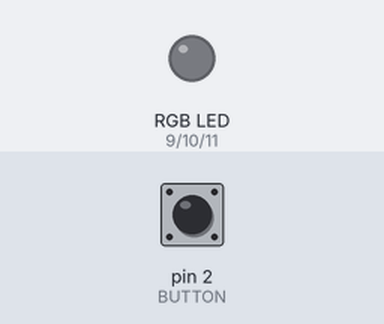
Simulated run of this sketch. Board: Arduino Uno, built with avr-gcc and run on an emulated ATmega328P. Parts: an RGB LED mixed from three pins (HIGH = lit). Inputs (shaded band) come from the test bench; at power-on: pin 2 (BUTTON) LOW. Dim RGB values are drawn brighter than linear.

Above: at 1.2 s.
1.3 s: pin 2 (BUTTON) pulled HIGH for 0.15 s
At 2.5 s:
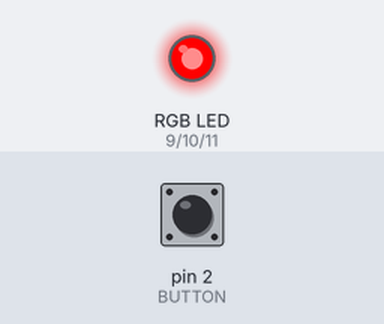
2.9 s: pin 2 (BUTTON) pulled HIGH for 1 s
At 3.8 s:
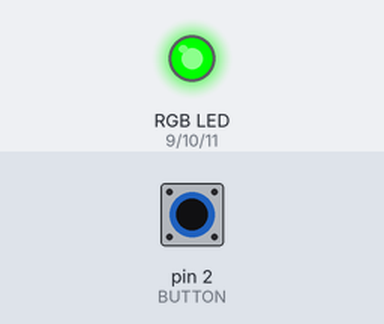
5.4 s: pin 2 (BUTTON) pulled HIGH for 0.15 s
At 5.7 s:
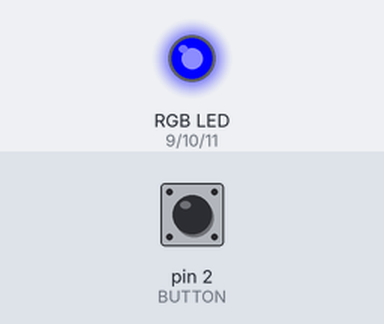
7.0 s: pin 2 (BUTTON) pulled HIGH for 3.2 s
At 8.2 s:
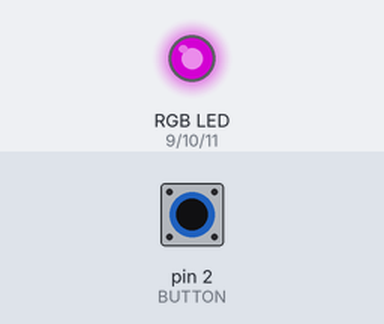
11.7 s: pin 2 (BUTTON) pulled HIGH for 0.15 s
At 12.9 s:
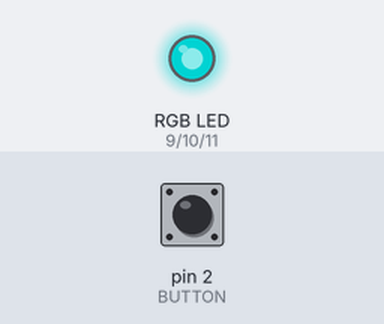
13.3 s: pin 2 (BUTTON) pulled HIGH for 1 s
At 14.2 s:
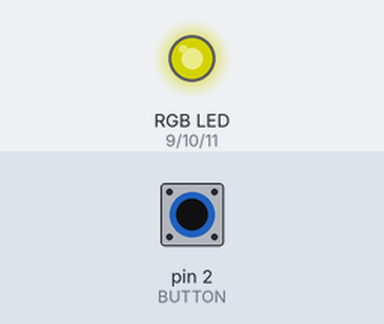
Timing chart, 0 to 16.3 s (numbered marks = the images above; inputs shaded):
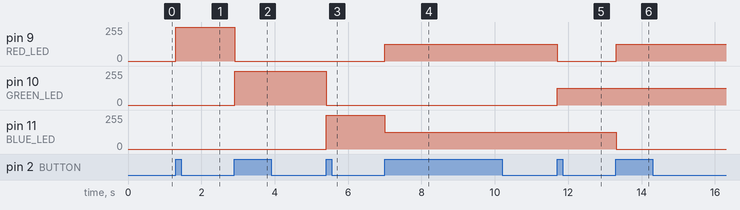

Measured:
- after the input at 1.3 s, pin 9 (RED_LED): 0/255 → 255/255 at once
- after the input at 2.9 s, pin 9 (RED_LED): 255/255 → 0/255 at once; pin 10 (GREEN_LED): 0/255 → 255/255 at once
- after the input at 5.4 s, pin 10 (GREEN_LED): 255/255 → 0/255 at once; pin 11 (BLUE_LED): 0/255 → 255/255 at once
- after the input at 7.0 s, pin 9 (RED_LED): 0/255 → 127/255 at once; pin 11 (BLUE_LED): 255/255 → 127/255 at once
- after the input at 11.7 s, pin 9 (RED_LED): 127/255 → 0/255 at once; pin 10 (GREEN_LED): 0/255 → 127/255 at once
- after the input at 13.3 s, pin 9 (RED_LED): 0/255 → 127/255 at once; pin 11 (BLUE_LED): 127/255 → 0/255 at once

The sketch:

RGB_Lighting.ino
```cpp
/*
 * Button Press for turning on an LED
 *
 *
 */

const int RED_LED = 9;
const int GREEN_LED = 10;
const int BLUE_LED = 11;
const int BUTTON = 2;

//Variables to handle bouncing button (Since the button may bounce when pressed)
boolean lastButtonState = LOW;
boolean currentButtonState = LOW;
int ledMode = 0;

void setup() {
  pinMode(RED_LED, OUTPUT);
  pinMode(GREEN_LED, OUTPUT);
  pinMode(BLUE_LED, OUTPUT);
  pinMode(BUTTON, INPUT);
}

void loop() {

  currentButtonState = getButtonState(lastButtonState);
  if(lastButtonState == LOW && currentButtonState == HIGH){
    ledMode++;
  }
  lastButtonState = currentButtonState;
  if(ledMode == 8){
    ledMode = 0;
  }
  setMode(ledMode);
}

/*
 * Debouncing Function!
 * Param: last button state
 * Returns: Current Debounced Button State
 */

boolean getButtonState(boolean lastState){
  boolean current = digitalRead(BUTTON);
  if(lastState != current) {//If the button state is different wait 5ms to make sure it doesn't bounce
    delay(5);
    current = digitalRead(BUTTON);
  }
  return current;
}

void setMode(int mode){
  switch(mode){
    case 1:
      digitalWrite(RED_LED, HIGH);
      digitalWrite(GREEN_LED, LOW);
      digitalWrite(BLUE_LED, LOW);
      break;
    case 2:
      digitalWrite(RED_LED, LOW);
      digitalWrite(GREEN_LED, HIGH);
      digitalWrite(BLUE_LED, LOW);
      break;
    case 3:
      digitalWrite(RED_LED, LOW);
      digitalWrite(GREEN_LED, LOW);
      digitalWrite(BLUE_LED, HIGH);
      break;
    case 4:
      analogWrite(RED_LED, 127);
      analogWrite(GREEN_LED, 0);
      analogWrite(BLUE_LED, 127);
      break;
    case 5:
      analogWrite(RED_LED, 0);
      analogWrite(GREEN_LED, 127);
      analogWrite(BLUE_LED, 127);
      break;
    case 6:
      analogWrite(RED_LED, 127);
      analogWrite(GREEN_LED, 127);
      analogWrite(BLUE_LED, 0);
      break;
    case 7:
      analogWrite(RED_LED, 85);
      analogWrite(GREEN_LED, 85);
      analogWrite(BLUE_LED, 85);
      break;
    default:
      digitalWrite(RED_LED, LOW);
      digitalWrite(GREEN_LED, LOW);
      digitalWrite(BLUE_LED, LOW);
      break;
  }
}
```
